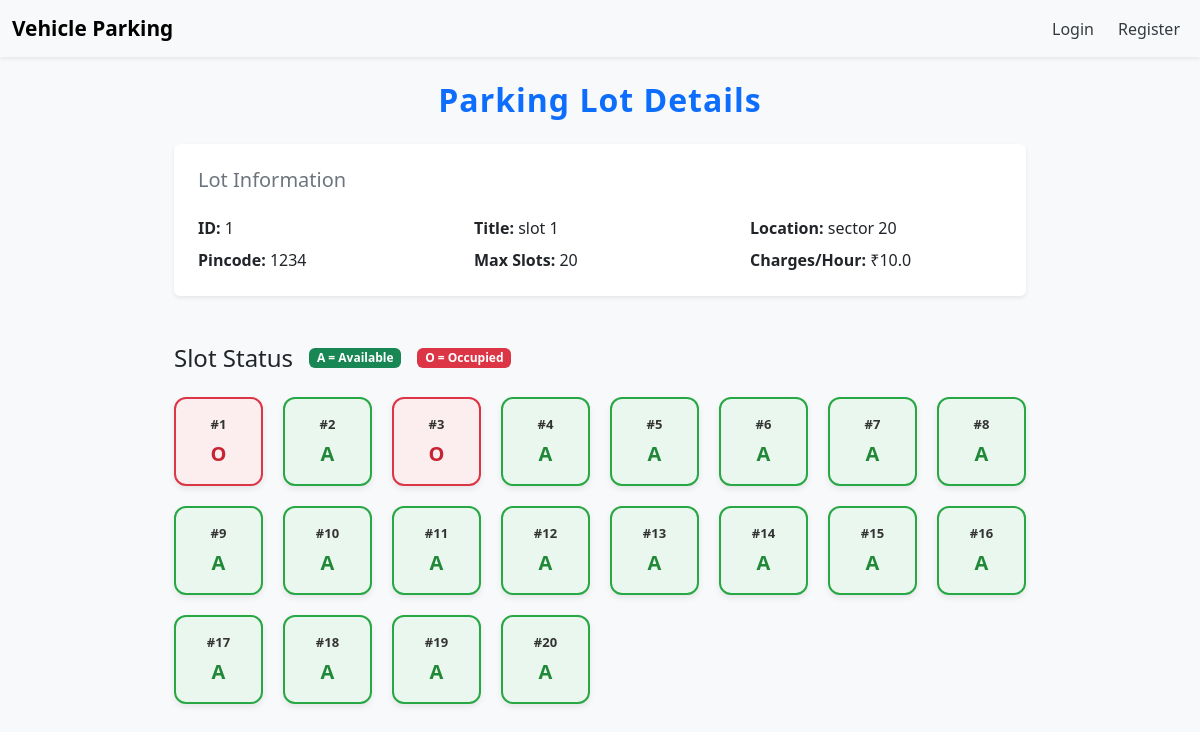
Page /slot/1/ on the earlier database version.
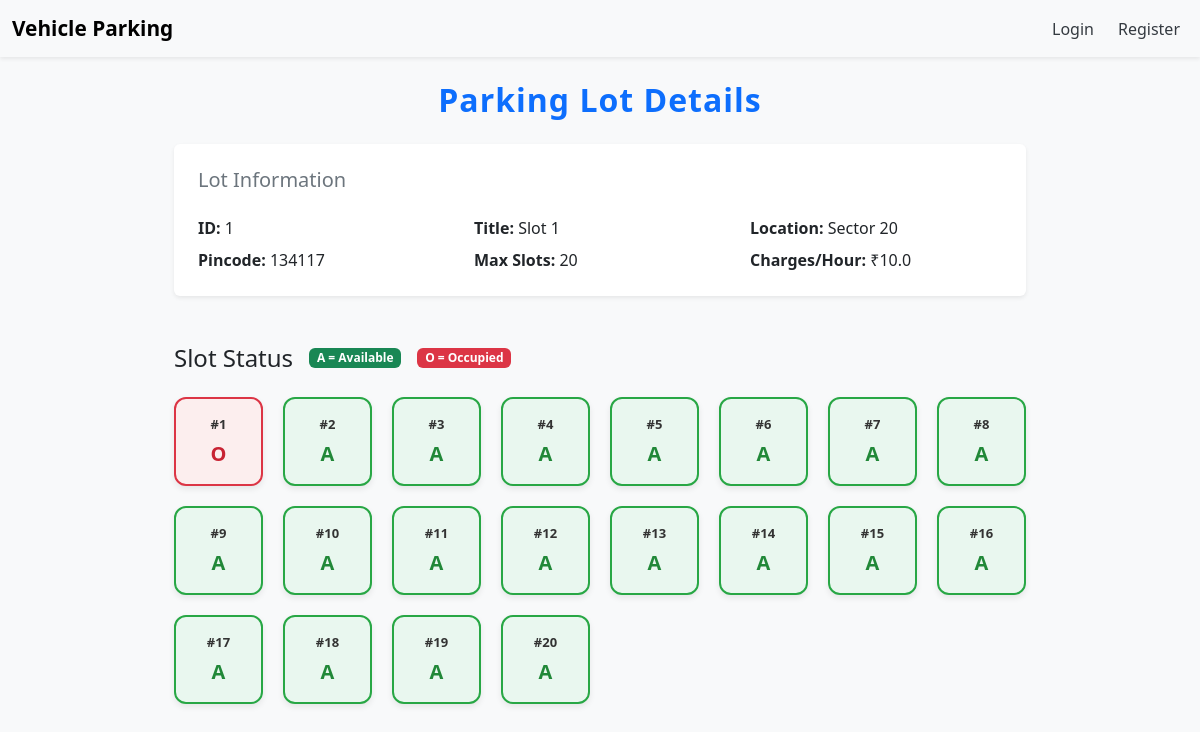
Same page on the later database version.
### models.py (models this page shows)
class LotInfo(db.Model):
    __tablename__ = 'lots_info'
    lot_id = db.Column(db.Integer, primary_key=True)
    lot_title = db.Column(db.String(120), nullable=False)
    lot_location = db.Column(db.String(200))
    lot_zip = db.Column(db.String(10))
    rate_per_hr = db.Column(db.Float, nullable=False)
    total_slots = db.Column(db.Integer, nullable=False)
    slot_list = db.relationship('LotSlot', backref='parent_lot', cascade="all, delete", lazy=True)

class LotSlot(db.Model):
    __tablename__ = 'lot_slots'
    slot_id = db.Column(db.Integer, primary_key=True)
    parent_id = db.Column(db.Integer, db.ForeignKey('lots_info.lot_id'), nullable=False)
    slot_status = db.Column(db.String(1), default='A')  # String type now
    current_reservation = db.relationship('SlotReservation', backref='reserved_slot', lazy=True, uselist=False)

### routes.py (the view)
    @app.route('/slot/<int:slot_id>/')
    def view_slot(slot_id):
        slot = LotInfo.query.get(slot_id)
        if not slot:
            flash("Slot not found.")
            return redirect(url_for('admin_login'))
        return render_template('show_slot.html', slot=slot)

### templates/show_slot.html (shortened to what this page needs)
{% extends "layout.html" %}
{% block content %}
<div class="container mt-4 mb-5">
    <h2 class="text-center mb-4 text-primary fw-semibold" style="letter-spacing: 1px;">Parking Lot Details</h2>
    <div class="p-4 bg-white rounded shadow-sm mb-5">
        <h5 class="text-secondary mb-4">Lot Information</h5>
        <div class="row mb-2">
            <div class="col-md-4"><strong>ID:</strong> {{ slot.lot_id }}</div>
            <div class="col-md-4"><strong>Title:</strong> {{ slot.lot_title }}</div>
            <div class="col-md-4"><strong>Location:</strong> {{ slot.lot_location }}</div>
        </div>
        <div class="row">
            <div class="col-md-4"><strong>Pincode:</strong> {{ slot.lot_zip }}</div>
            <div class="col-md-4"><strong>Max Slots:</strong> {{ slot.total_slots }}</div>
            <div class="col-md-4"><strong>Charges/Hour:</strong> ₹{{ slot.rate_per_hr }}</div>
        </div>
    </div>
    <div class="mb-4 d-flex align-items-center gap-3">
        <h4 class="text-dark mb-0">Slot Status</h4>
        <span class="badge bg-success">A = Available</span>
        <span class="badge bg-danger">O = Occupied</span>
    </div>
    <div class="slot-grid">
        {% for slot_obj in slot.slot_list %}
            <div class="slot-box {% if slot_obj.slot_status == 'O' %}occupied{% else %}available{% endif %}">
                <div class="slot-number">#{{ loop.index }}</div>
                <div class="slot-status">{{ slot_obj.slot_status }}</div>
            </div>
        {% endfor %}
    </div>
</div>
{% endblock %}

### templates/layout.html (shortened to what this page needs)
<!DOCTYPE html>
<html lang="en">
<head>
    <link href="https://cdn.jsdelivr.net/npm/bootstrap@5.3.7/dist/css/bootstrap.min.css" rel="stylesheet">
</head>
<body>
   {% include "navbar.html" %}
    <div class="container">
        {% block content %}
        {% endblock %}
    </div>
</body>
</html>

### templates/navbar.html (shortened to what this page needs)
 <nav class="navbar navbar-expand-lg bg-body-tertiary shadow-sm">
        <div class="container-fluid">
            <a class="navbar-brand fw-bold" href="{{ url_for('login') }}">Vehicle Parking</a>
            <div class="collapse navbar-collapse" id="navbarSupportedContent">
                <ul class="navbar-nav ms-auto mb-2 mb-lg-0">
                    {% if not session.get('user_id') %}
                    <li class="nav-item">
                        <a class="nav-link {% if request.endpoint == 'login' %}active-page{% endif %}" href="{{ url_for('login') }}">Login</a>
                    </li>
                    <li class="nav-item ms-2">
                        <a class="nav-link {% if request.endpoint == 'register' %}active-page{% endif %}" href="{{ url_for('register') }}">Register</a>
                    </li>
                    {% else %}
                    <li class="nav-item ms-2">
                        <a class="nav-link" href="{{ url_for('logout') }}">Logout</a>
                    </li>
                    {% endif %}
                </ul>
            </div>
        </div>
    </nav>

### templates/navbar.html (style rules this page uses)
.nav-link { color: #343a40; font-weight: 500; padding: 8px 16px; border-radius: 6px; transition: none; }
body { background-color: #f8f9fa; }
.navbar { background-color: white; }
.navbar-brand { font-size: 1.3rem; }

### templates/show_slot.html (style rules this page uses)
.container { max-width: 900px; }
.slot-grid { display: grid; grid-template-columns: repeat(auto-fill, minmax(85px, 1fr)); gap: 20px; margin-top: 25px; }
.slot-box { aspect-ratio: 1/1; border-radius: 12px; display: flex; flex-direction: column; justify-content: center; align-items: center; font-weight: 600; font-family: 'Segoe UI', sans-serif; box-shadow: 0 3px 6px rgba(0,0,0,0.08); transition: all 0.2s ease-in-out; }
.slot-box.available { background-color: #e9f7ef; border: 2px solid #28a745; color: #218838; }
.slot-box.occupied { background-color: #fceeee; border: 2px solid #dc3545; color: #c82333; }
.slot-number { font-size: 13px; margin-bottom: 4px; color: #333; }
.slot-status { font-size: 20px; }

Differences in the rows shown:
changed LotInfo id 1: lot_title "slot 1" → "Slot 1"; lot_location "sector 20" → "Sector 20"; lot_zip "1234" → "134117"
changed LotSlot (number 3 of 20 on the later page): slot_status "O" → "A"
